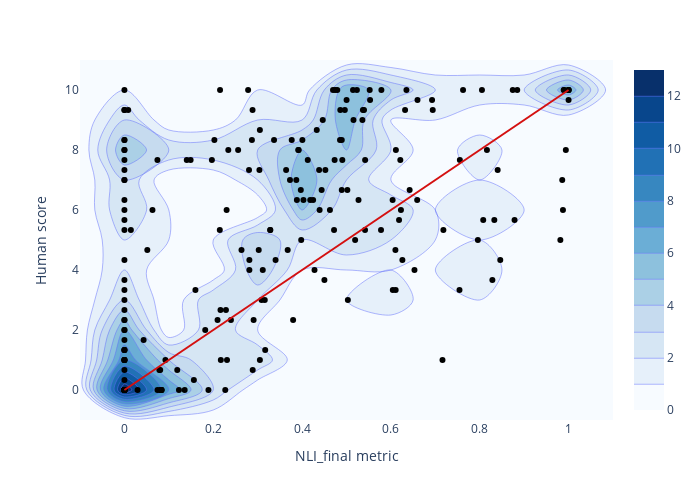

The notebook cell this image was saved under:
### Markdown cell above
La corrélation de Pearson affiche un score de cohérence entre l'évaluation humaine et la métrique NLI de 0.52 : c'est le score le plus faible obtenu jusqu'à maintenant

### Code cell
fig = px.density_contour(
    df, x="NLI_final", y="score_humain",
    nbinsx=20, nbinsy=20
)
fig.update_traces(contours_coloring="fill", contours_showlabels=False, colorscale="Blues")

# Scatter plot
fig.add_scatter(
    x=df["NLI_final"], y=df["score_humain"],
    mode="markers",
    marker=dict(color="#000000"),
    hovertemplate="Métrique NLI_final = %{x}<br>Score humain = %{y}<extra></extra>"
)

# Ligne de référence (x = y) adaptée aux échelles : x∈[0,1], y∈[0,10]
# => y = 10x
fig.add_shape(
    type="line", x0=0, x1=1, y0=0, y1=10,
    xref="x", yref="y",
    line=dict(color="#d41010")
)

fig.update_layout(
    # title="<b>Score humain vs métrique NLI_final</b>",
    xaxis_title="NLI_final metric", yaxis_title="Human score",
    width=700, height=500,
    coloraxis_showscale=False
)

fig.show()

### Figure 1 — Plotly figure (JSON) as saved in the notebook; plotly's stock layout.template omitted (floating-point values rounded to 4 significant figures; data arrays with more than 128 entries replaced by an {"elided": "..."} marker saying what was removed)
{"data": [{"colorscale": [[0, "rgb(247,251,255)"], [0.125, "rgb(222,235,247)"], [0.25, "rgb(198,219,239)"], [0.375, "rgb(158,202,225)"], [0.5, "rgb(107,174,214)"], [0.625, "rgb(66,146,198)"], [0.75, "rgb(33,113,181)"], [0.875, "rgb(8,81,156)"], [1, "rgb(8,48,107)"]], "contours": {"coloring": "fill", "showlabels": false}, "hovertemplate": "NLI_final=%{x}<br>score_humain=%{y}<br>count=%{z}<extra></extra>", "legendgroup": "", "line": {"color": "#636efa"}, "name": "", "nbinsx": 20, "nbinsy": 20, "showlegend": false, "type": "histogram2dcontour", "x": {"elided": "200 float values"}, "xaxis": "x", "xbingroup": "x", "y": {"elided": "200 float values"}, "yaxis": "y", "ybingroup": "y"}, {"hovertemplate": "Métrique NLI_final = %{x}<br>Score humain = %{y}<extra></extra>", "marker": {"color": "#000000"}, "mode": "markers", "type": "scatter", "x": {"elided": "200 float values"}, "y": {"elided": "200 float values"}}], "layout": {"coloraxis": {"showscale": false}, "height": 500, "legend": {"tracegroupgap": 0}, "margin": {"t": 60}, "shapes": [{"line": {"color": "#d41010"}, "type": "line", "x0": 0, "x1": 1, "xref": "x", "y0": 0, "y1": 10, "yref": "y"}], "width": 700, "xaxis": {"anchor": "y", "domain": [0, 1], "title": {"text": "NLI_final metric"}}, "yaxis": {"anchor": "x", "domain": [0, 1], "title": {"text": "Human score"}}}}
